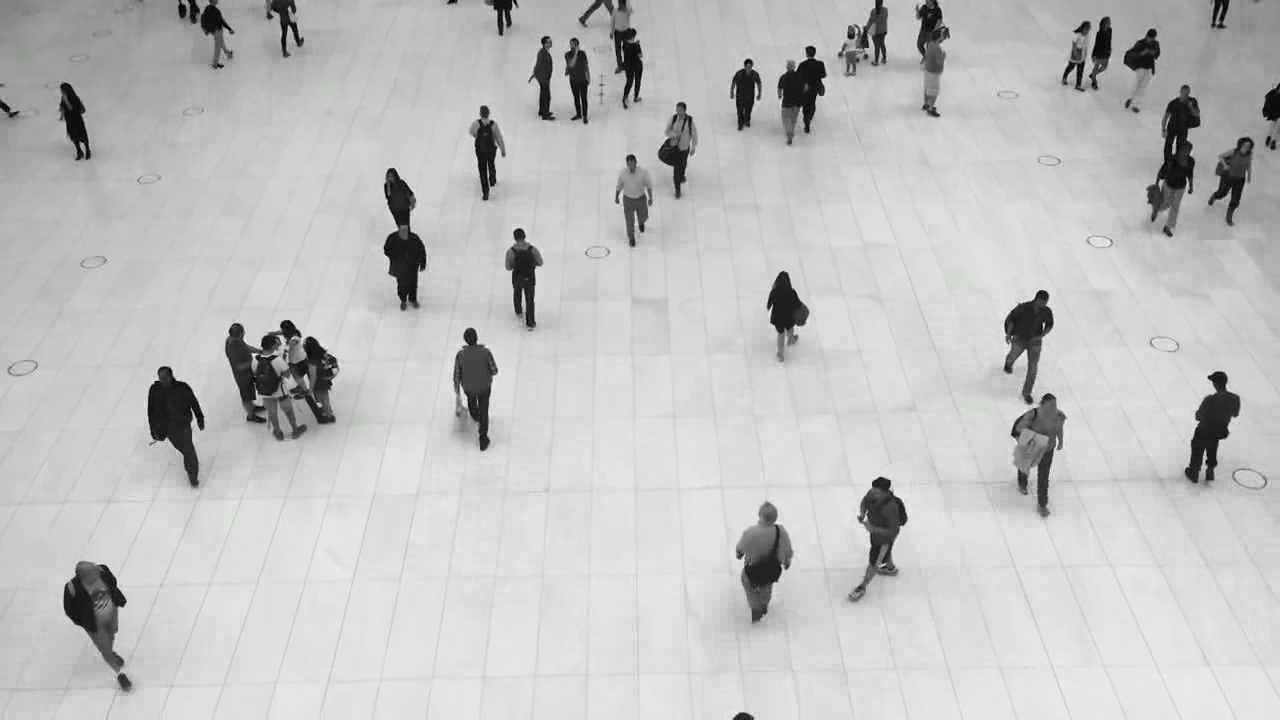
#> input picture frame 34 of arquivos/cars/PEOPLE.mp4, 1280 x 720 px, given in place of cars.mp4, which was not available
$ python mediana.py
#> lines starting #> are read from the running program, lines starting #| are printed output that depends on the picture; after the words box and inside, x2 and y2 are one past the last pixel; in counts of white or black regions, pixels touching at a corner belong together; pictures that were not available may be replaced by others from this repository, and a replacement may not be noted
import numpy as np
import cv2

VIDEO_SOURCE = "arquivos\\cars\\cars.mp4"
VIDEO_OUT = "filtragem_mediana_temporal.avi"

cap = cv2.VideoCapture(VIDEO_SOURCE)
has_frame,frame = cap.read()
#> frame is the input picture: shape (720, 1280, 3); mean B, G, R 192.5, 193.8, 192.9
print(has_frame,frame.shape)
#| True (720, 1280, 3)

fourcc = cv2.VideoWriter_fourcc(*"XVID")
writer = cv2.VideoWriter(VIDEO_OUT,fourcc,25,(frame.shape[1],frame.shape[0]),False)

print(cap.get(cv2.CAP_PROP_FRAME_COUNT))
print(np.random.uniform(size=25))
frame_ids = cap.get(cv2.CAP_PROP_FRAME_COUNT) * np.random.uniform(size=25)
print(frame_ids)

frames = []
for fid in frame_ids:
    cap.set(cv2.CAP_PROP_POS_FRAMES,fid)
    has_frames, frame = cap.read()
    frames.append(frame)
#> this loop made 25 passes
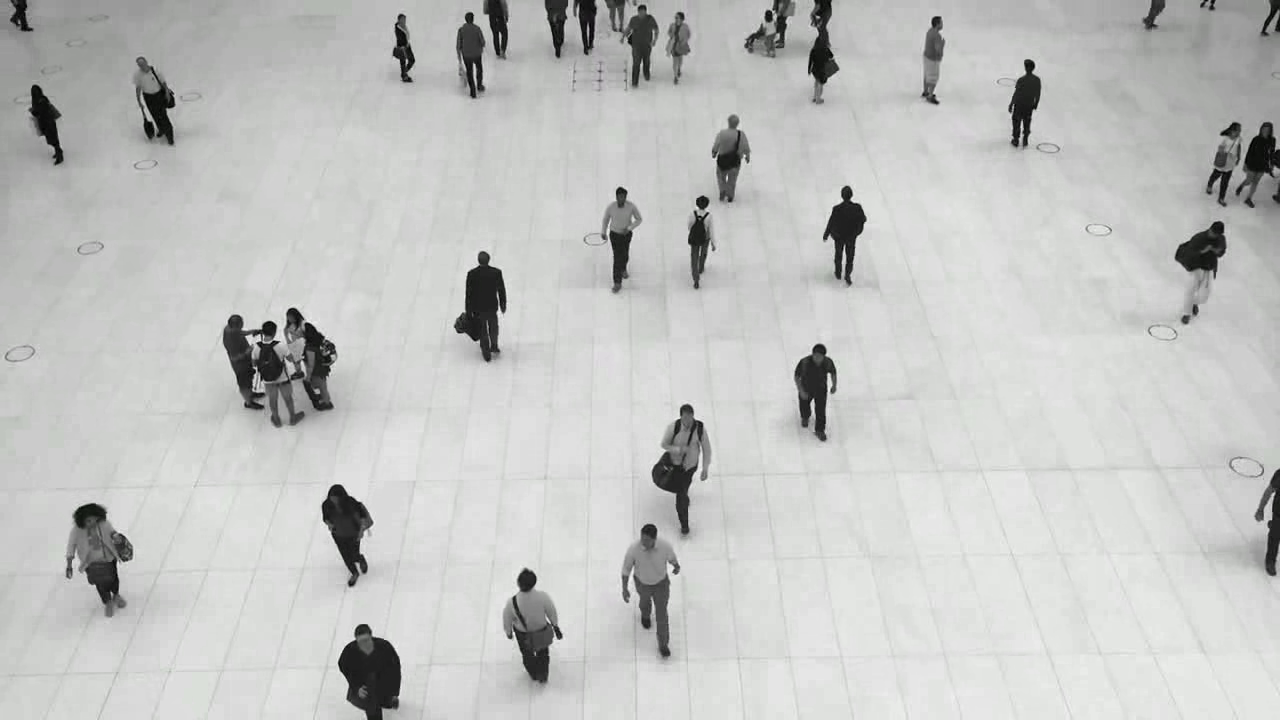
#> input picture frame 218 of arquivos/cars/PEOPLE.mp4, 1280 x 720 px, given in place of cars.mp4, which was not available
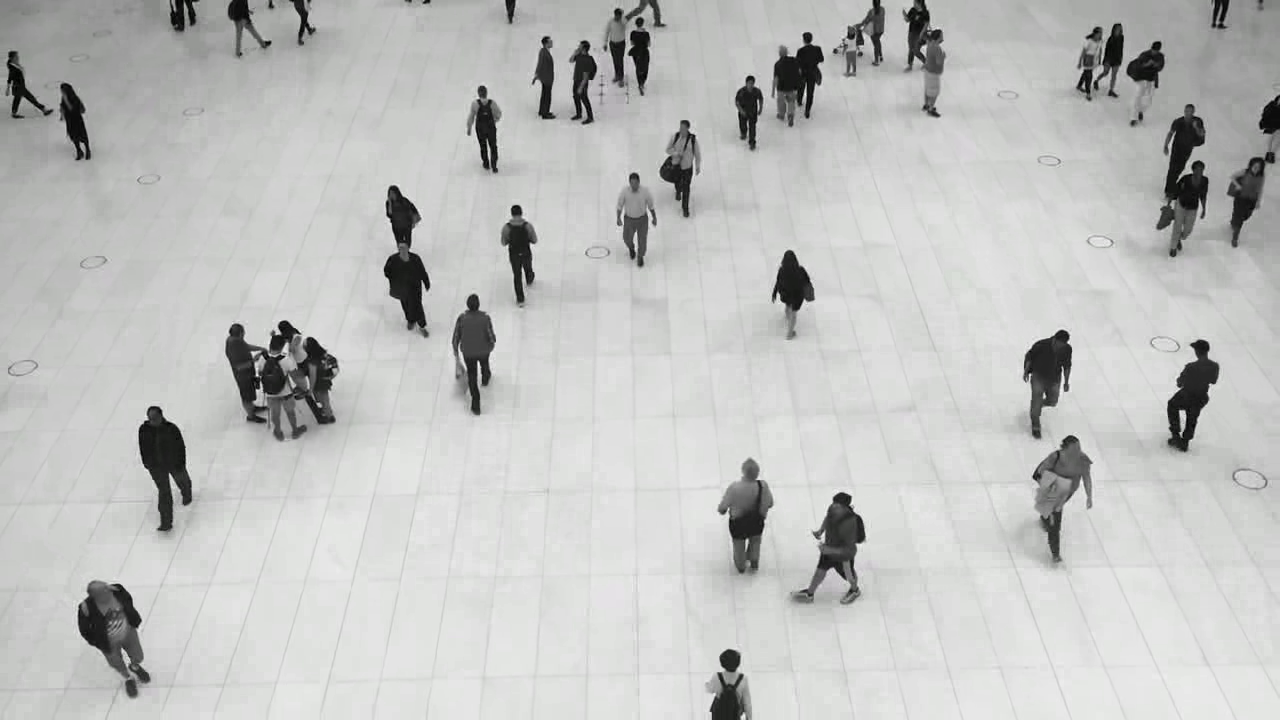
#> input picture frame 48 of arquivos/cars/PEOPLE.mp4, 1280 x 720 px, given in place of cars.mp4, which was not available
#> after the loop, frames = 25 items

print(np.mean([1,2,3,5,6,7,8,9]))
print(np.median([1,2,3,5,6,7,8,9]))

print(np.median(frames, axis=0).astype(dtype=np.uint8))
#> (printed output is left out)

median_frames = np.median(frames,axis=0).astype(dtype=np.uint8)
print(median_frames)
#> (printed output is left out)
cv2.waitKey(0)

cap.set(cv2.CAP_PROP_POS_FRAMES,0)
gray_median_frame = cv2.cvtColor(median_frames,cv2.COLOR_BGR2GRAY)
cv2.imshow("Gray",gray_median_frame)
cv2.waitKey(0)

while True:
    has_frame, frame = cap.read()
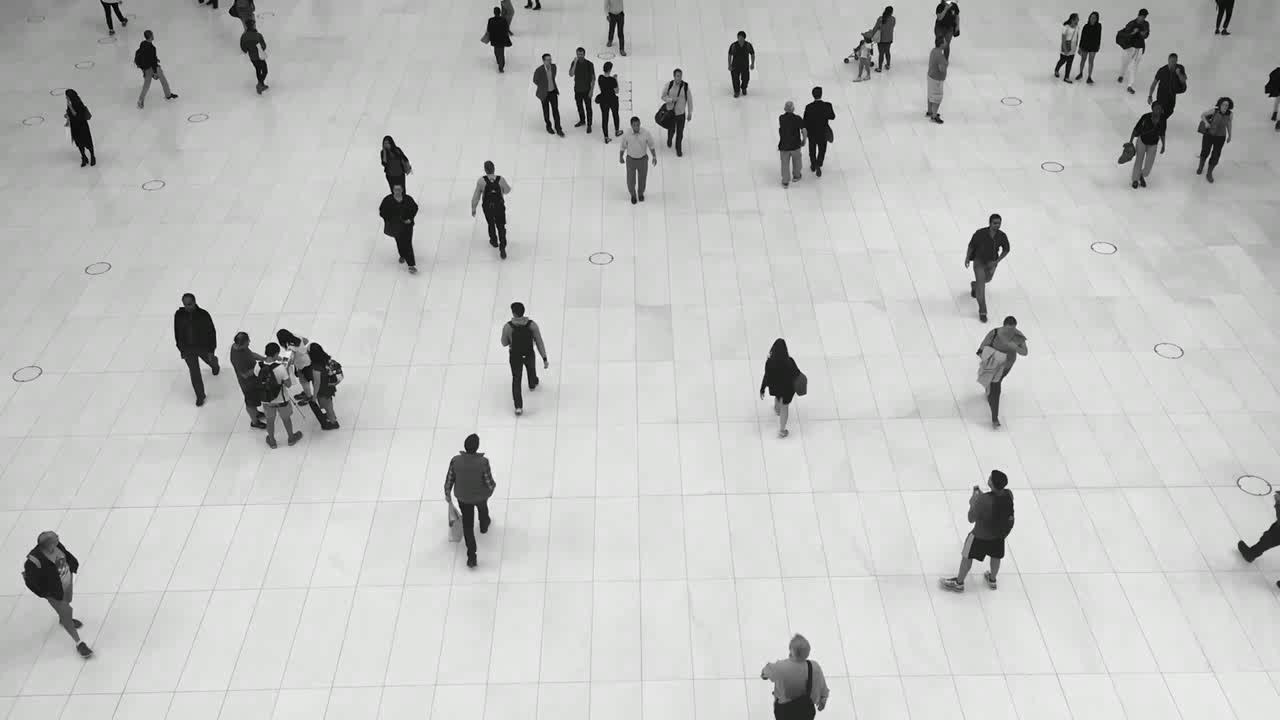
#> input picture frame 0 of arquivos/cars/PEOPLE.mp4, 1280 x 720 px, given in place of cars.mp4, which was not available
#> frame is the input picture: shape (720, 1280, 3); mean B, G, R 193.3, 195, 193.8

    if not has_frame:
        print("erros")
        break

    frame_gray = cv2.cvtColor(frame,cv2.COLOR_BGR2GRAY)

    dframe = cv2.absdiff(frame_gray,gray_median_frame)

    th, dframe = cv2.threshold(dframe,0,255,cv2.THRESH_BINARY | cv2.THRESH_OTSU)
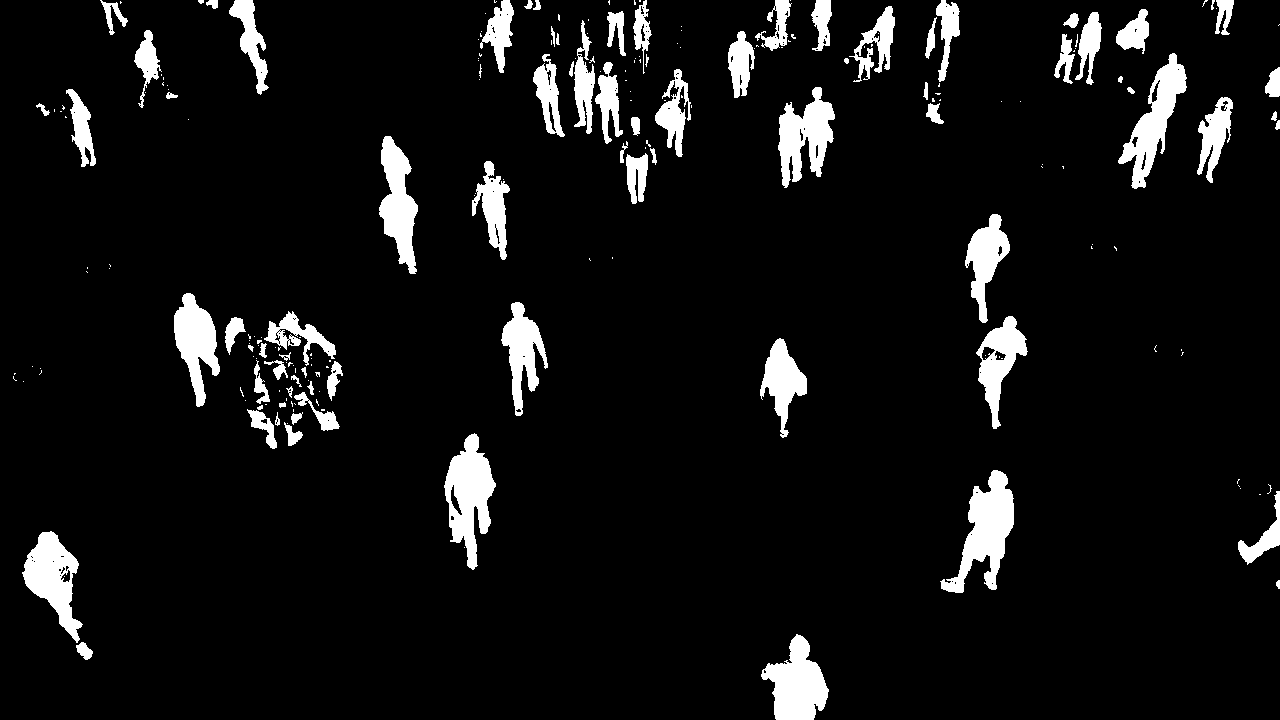
#> dframe: shape (720, 1280); 7.1% white; 220 white regions (139 under 20 px), largest, box (x1, y1, x2, y2) and area: (940, 470, 1014, 593) 4006, (444, 433, 496, 570) 3781, (761, 634, 829, 720) 3427
#> th = 74
    print(th)
#| 74.0
    writer.write(dframe)

    cv2.imshow("Frames",frame_gray)
    if cv2.waitKey(1) & 0XFF == ord('q'):
#> (key q is pressed here)
        break

writer.release()
cap.release()

$ run again, starting later in the video
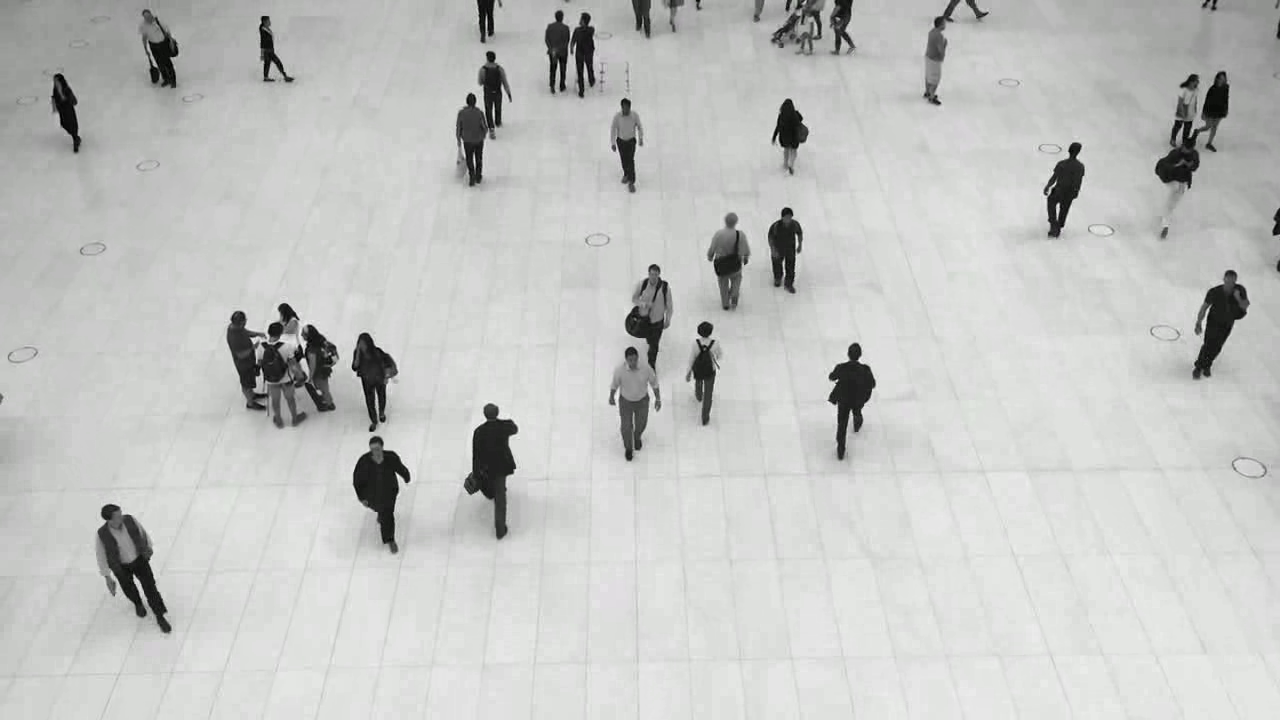
#> input picture frame 153 of arquivos/cars/PEOPLE.mp4, 1280 x 720 px, given in place of cars.mp4, which was not available
#> frame is the input picture: shape (720, 1280, 3); mean B, G, R 194.6, 196.7, 195.3
#| True (720, 1280, 3)
#> the loop `for fid in frame_ids:` made 25 passes
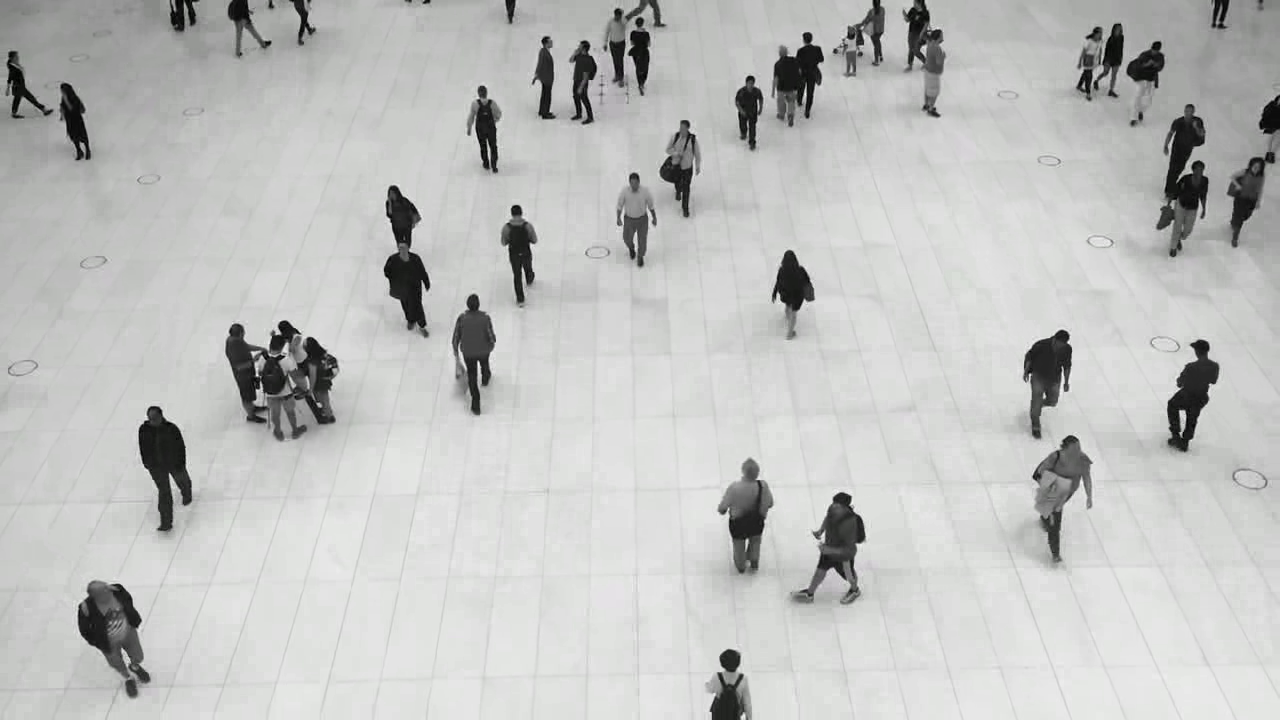
#> input picture frame 48 of arquivos/cars/PEOPLE.mp4, 1280 x 720 px, given in place of cars.mp4, which was not available
#> after the loop `for fid in frame_ids:`: frames = 25 items
#> (printed output is left out)
#> (printed output is left out)
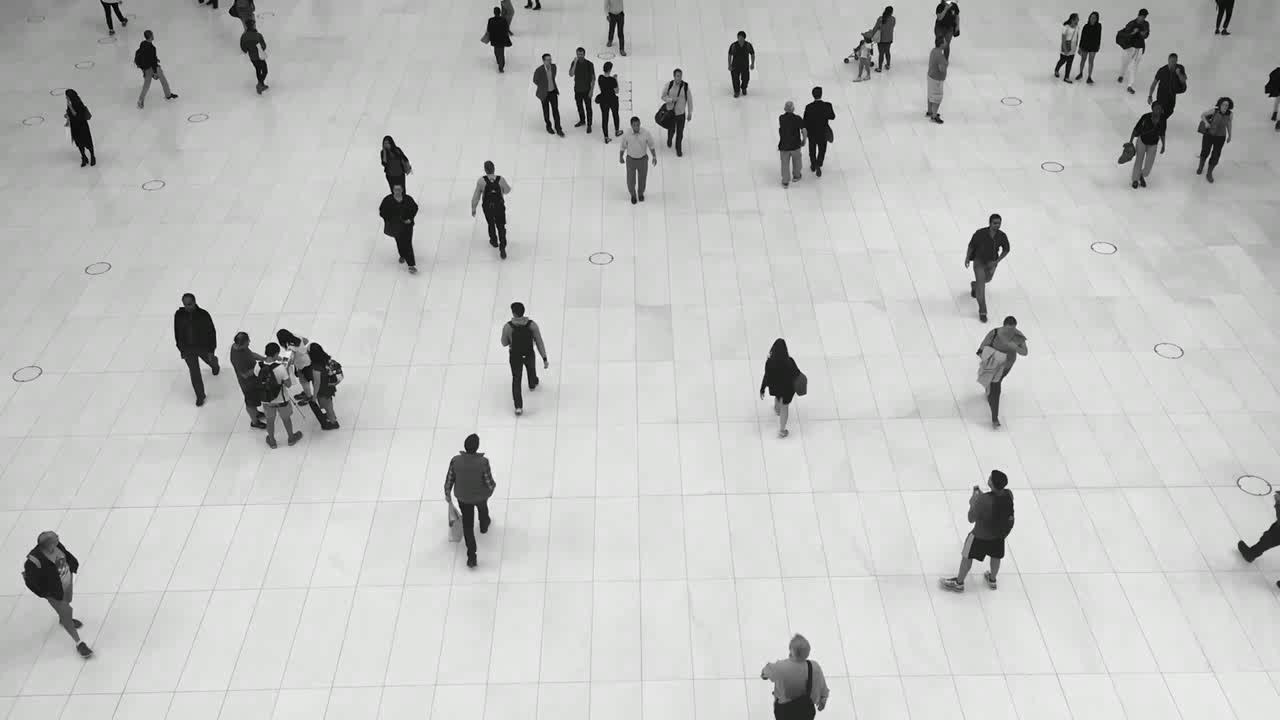
#> input picture frame 0 of arquivos/cars/PEOPLE.mp4, 1280 x 720 px, given in place of cars.mp4, which was not available
#> frame is the input picture: shape (720, 1280, 3); mean B, G, R 193.3, 195, 193.8
#> th = 74
#| 74.0
